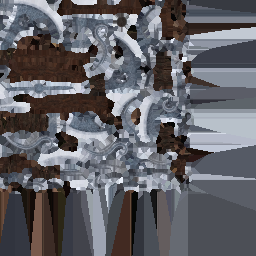
#> input picture assets/kraken_axe_d.png, 256 x 256 px
$ python make_icon.py ../assets/kraken_axe_d.png out.png
#> lines starting #> are read from the running program, lines starting #| are printed output that depends on the picture
# Potato mod icon (PotatoRider, PotatoFighter): the Gemini art already has a transparent background with soft edges. Keep only the
# figure (drops stray specks in the corners), crop square around it with a 2% margin, resize to 256 in
# premultiplied colour so edges don't get dark fringes.
#   python3 -I make_icon.py art/icon-source.png icon.png
import sys
import numpy as np
from PIL import Image
from scipy import ndimage
im = np.asarray(Image.open(sys.argv[1]).convert("RGBA"), float) / 255
lab, n = ndimage.label(im[..., 3] > 0.01)
#> lab: shape (256, 256) int32; every value is 1
#> n = 1
keep = lab == (np.argmax(ndimage.sum(np.ones(lab.shape), lab, range(1, n + 1))) + 1)
#> keep: shape (256, 256) bool; every value is 1
keep = ndimage.binary_dilation(keep, iterations=3)   # keep the soft edge around the figure
im[..., 3] *= keep
ys, xs = np.where(im[..., 3] > 0.01)
x0, x1, y0, y1 = xs.min(), xs.max() + 1, ys.min(), ys.max() + 1
#> x0 = 0; x1 = 256; y0 = 0; y1 = 256
side = max(x1 - x0, y1 - y0); side += 2 * int(side * 0.02)
#> after `side = max(x1 - x0, y1 - y0)`: side = 256
#> after `side += 2 * int(side * 0.02)`: side = 266
cx, cy = (x0 + x1) // 2, (y0 + y1) // 2
#> cx = 128; cy = 128
X0, Y0 = cx - side // 2, cy - side // 2
#> X0 = -5; Y0 = -5
canvas = np.zeros((side, side, 4))
sx0, sy0, sx1, sy1 = max(X0, 0), max(Y0, 0), min(X0 + side, im.shape[1]), min(Y0 + side, im.shape[0])
#> sx0 = 0; sy0 = 0; sx1 = 256; sy1 = 256
canvas[sy0 - Y0:sy1 - Y0, sx0 - X0:sx1 - X0] = im[sy0:sy1, sx0:sx1]
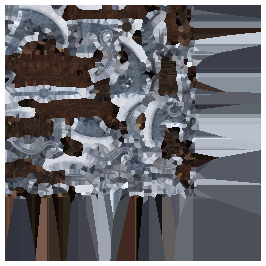
#> canvas: shape (266, 266, 4) float64; mean R, G, B, A 0.353, 0.352, 0.372, 0.926; transparent parts drawn white
canvas[..., :3] *= canvas[..., 3:4]
ch = [np.asarray(Image.fromarray(np.uint8(np.clip(canvas[..., i], 0, 1) * 255)).resize((256, 256), Image.LANCZOS), float) / 255 for i in range(4)]
#> ch = 4 items
A = np.clip(ch[3], 0, 1)
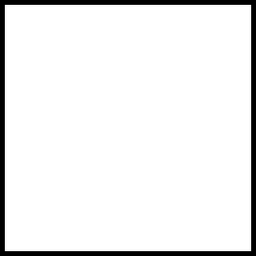
#> A: shape (256, 256) float64; min 0, max 1, mean 0.925
rgb = np.stack(ch[:3], -1) / np.maximum(A, 1e-4)[..., None]
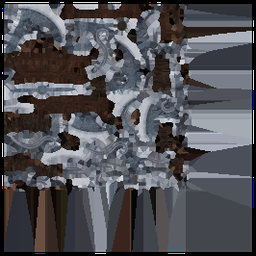
#> rgb: shape (256, 256, 3) float64; mean of channels 0, 1, 2 0.362, 0.361, 0.383; drawn with min black and max white
Image.fromarray(np.uint8(np.dstack([np.clip(rgb, 0, 1), A]) * 255), "RGBA").save(sys.argv[2])
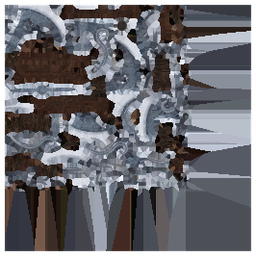
#> saved as out.png: PIL image 256x256 RGBA; mean R, G, B, A 92.3, 92.1, 97.6, 236; transparent parts drawn white
